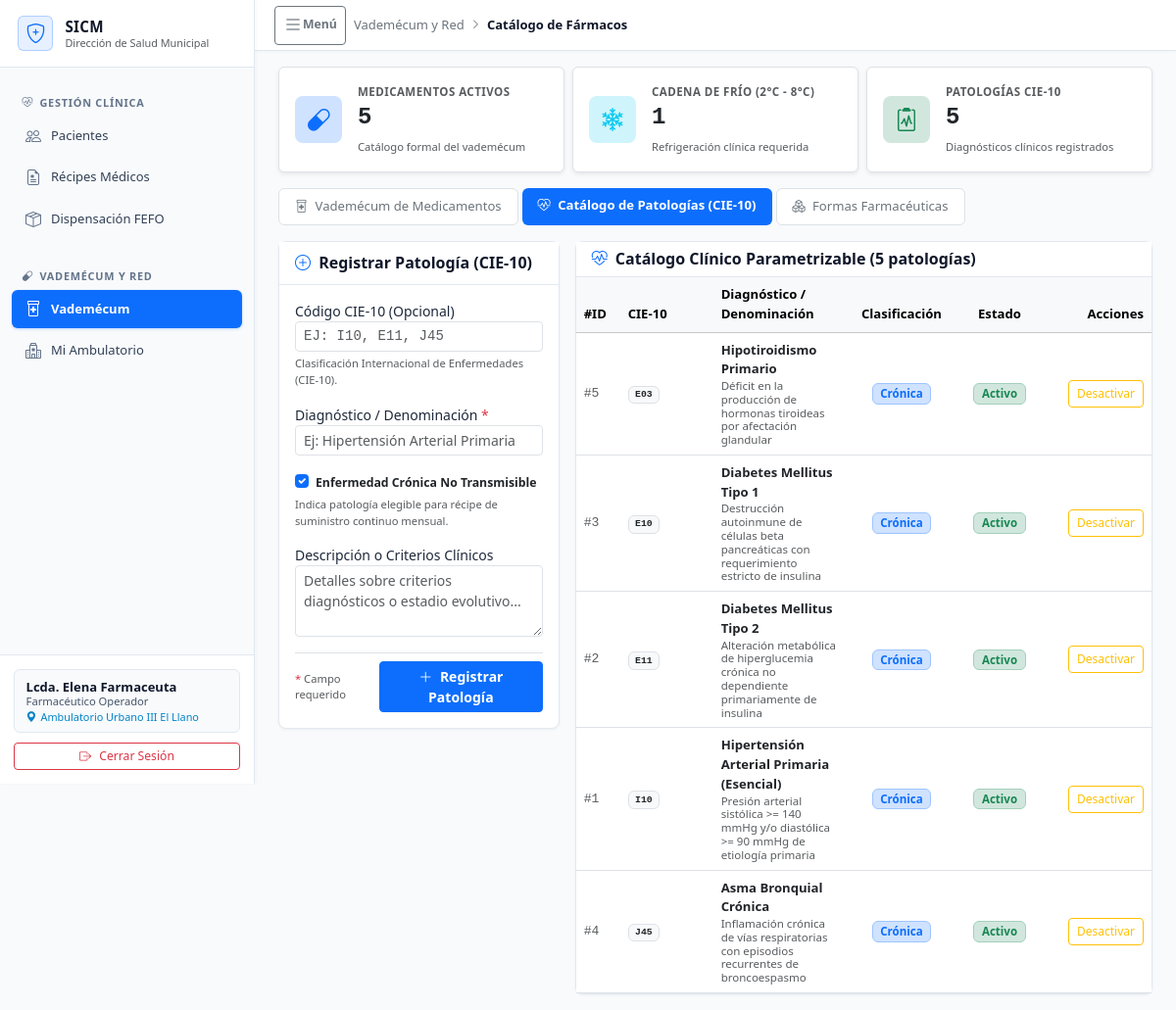
The app's page /index.php?tab=medicamentos&subtab=patologias (signed in), older data.
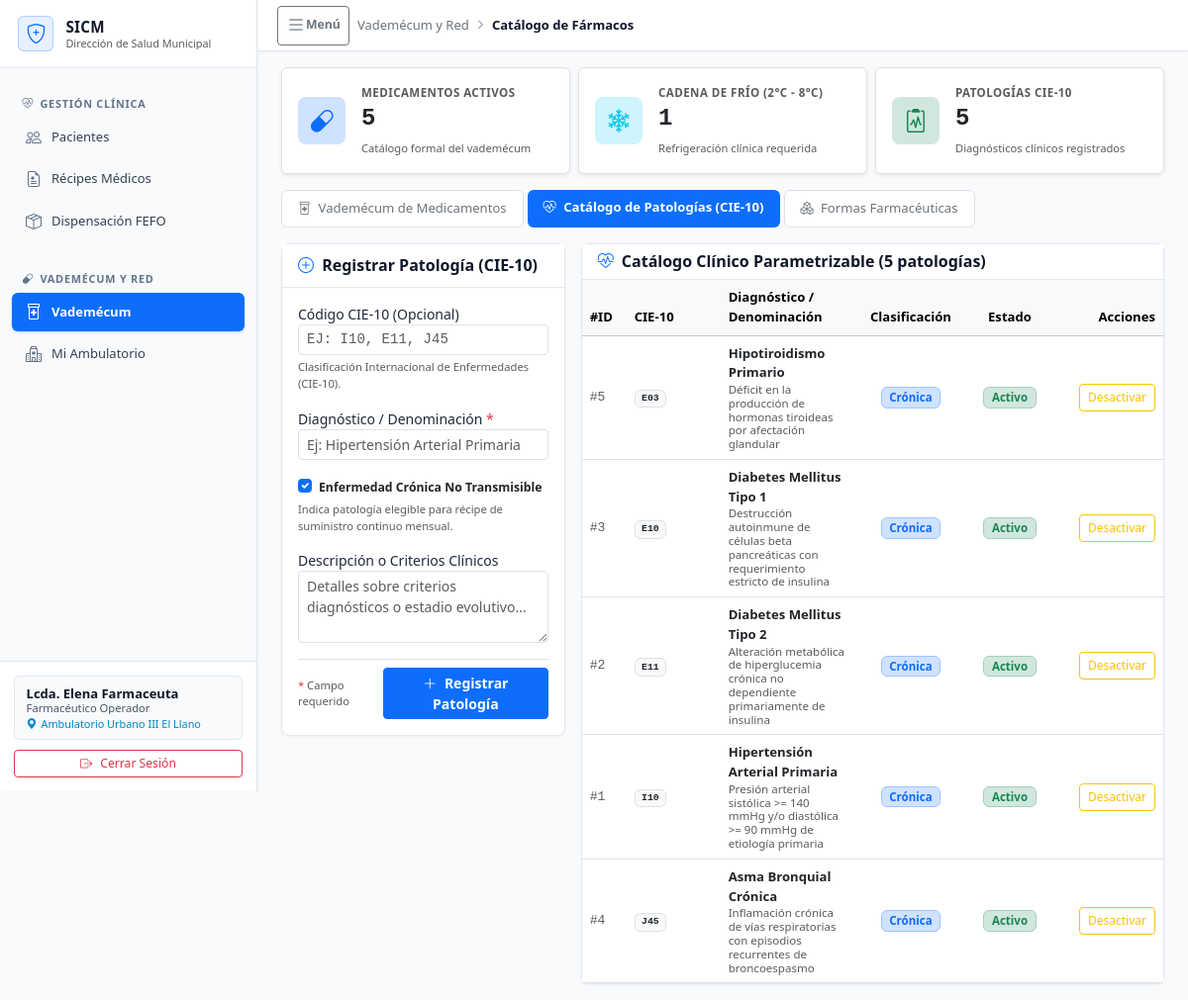
The same page, newer data.
### tables this page shows
CREATE TABLE IF NOT EXISTS configuracion_institucional (
    id INT PRIMARY KEY DEFAULT 1,
    nombre_sistema VARCHAR(120) NOT NULL DEFAULT 'Sistema Integrado de Control de Medicamentos',
    siglas_sistema VARCHAR(20) NOT NULL DEFAULT 'SICM',
    ente_rector VARCHAR(150) NOT NULL DEFAULT 'Red de Salud Municipal',
    municipio VARCHAR(100) NOT NULL DEFAULT 'Municipio Autónomo',
    logotipo_ruta VARCHAR(255) NULL,
    dias_alerta_fefo INT NOT NULL DEFAULT 60 COMMENT 'Días previos a caducidad para semáforo crítico/alerta',
    updated_at DATETIME NOT NULL DEFAULT CURRENT_TIMESTAMP ON UPDATE CURRENT_TIMESTAMP,
    CONSTRAINT chk_solo_una_fila CHECK (id = 1)
);

CREATE TABLE patologias (
    id INT AUTO_INCREMENT PRIMARY KEY,
    codigo_cie10 VARCHAR(10) NULL UNIQUE COMMENT 'Código internacional CIE-10 (ej: I10, E11)',
    nombre VARCHAR(120) NOT NULL UNIQUE COMMENT 'Ej: Hipertensión Arterial Primaria, Diabetes Mellitus Tipo 2',
    cronica TINYINT(1) NOT NULL DEFAULT 1 COMMENT '1 = Enfermedad crónica no transmisible, 0 = Aguda',
    descripcion VARCHAR(255) NULL,
    activo TINYINT(1) NOT NULL DEFAULT 1,
    created_at DATETIME NOT NULL DEFAULT CURRENT_TIMESTAMP
);

### src/helpers/configuracion.php (called while the page is built, shortened)
<?php
function obtenerConfiguracionInstitucional(PDO $pdo): array
{
    $fallback = [
        'id'               => 1,
        'nombre_sistema'   => 'Sistema Integrado de Control de Medicamentos',
        'siglas_sistema'   => 'SICM',
        'ente_rector'      => 'Red de Salud Municipal',
        'municipio'        => 'Municipio Autónomo',
        'logotipo_ruta'    => null,
        'dias_alerta_fefo' => 60,
        'updated_at'       => null
    ];
    try {
        $stmt = $pdo->query("SELECT * FROM configuracion_institucional WHERE id = 1 LIMIT 1");
        if ($stmt) {
            $row = $stmt->fetch(PDO::FETCH_ASSOC);
            if ($row) {
                $cacheConfig = [
                    'id'               => 1,
                    'nombre_sistema'   => !empty($row['nombre_sistema']) ? (string)$row['nombre_sistema'] : $fallback['nombre_sistema'],
                    'siglas_sistema'   => !empty($row['siglas_sistema']) ? (string)$row['siglas_sistema'] : $fallback['siglas_sistema'],
                    'ente_rector'      => !empty($row['ente_rector']) ? (string)$row['ente_rector'] : $fallback['ente_rector'],
                    'municipio'        => !empty($row['municipio']) ? (string)$row['municipio'] : $fallback['municipio'],
                    'logotipo_ruta'    => !empty($row['logotipo_ruta']) ? (string)$row['logotipo_ruta'] : null,
                    'dias_alerta_fefo' => isset($row['dias_alerta_fefo']) && is_numeric($row['dias_alerta_fefo']) ? (int)$row['dias_alerta_fefo'] : 60,
                    'updated_at'       => $row['updated_at'] ?? null,
                ];
                return $cacheConfig;
            }
        }
    } catch (Throwable $e) {
        error_log('[CONFIG INSTITUCIONAL FALLBACK]: ' . $e->getMessage());
    }
    $cacheConfig = $fallback;
    return $cacheConfig;
}

### src/views/tabs/medicamentos/subtab_patologias.php (the view, shortened to what the rows shown need)
<div class="row g-3">
    <div class="col-xl-8 col-lg-7">
        <div class="card-sicm">
            <div class="table-responsive">
                <table class="table table-hover align-middle mb-0" style="font-size: 0.82rem;">
                    <thead class="table-light">
                        <tr>
                            <th style="width: 45px;">#ID</th>
                            <th style="width: 95px;">CIE-10</th>
                            <th>Diagnóstico / Denominación</th>
                            <th class="text-center" style="width: 110px;">Clasificación</th>
                            <th class="text-center" style="width: 90px;">Estado</th>
                            <th class="text-end" style="width: 110px;">Acciones</th>
                        </tr>
                    </thead>
                    <tbody>
                        <?php if (empty($patologias)): ?>
                            <tr>
                                <td colspan="6" class="text-center text-muted py-4">
                                    No hay patologías registradas en el catálogo clínico.
                                </td>
                            </tr>
                        <?php else: ?>
                            <?php foreach ($patologias as $pat): ?>
                                <tr
                                    class="<?= ((int) $pat['activo'] === 0) ? 'table-secondary opacity-75' : '' ?>">
                                    <td class="font-monospace text-muted">#<?= $pat['id'] ?></td>
                                    <td>
                                        <?php if (!empty($pat['codigo_cie10'])): ?>
                                            <span class="badge bg-light text-dark border font-monospace">
                                                <?= htmlspecialchars($pat['codigo_cie10']) ?>
                                            </span>
                                        <?php else: ?>
                                            <span class="text-muted small"><em>(Sin CIE)</em></span>
                                        <?php endif; ?>
                                    </td>
                                    <td>
                                        <div class="fw-bold text-dark"><?= htmlspecialchars($pat['nombre']) ?>
                                        </div>
                                        <?php if (!empty($pat['descripcion'])): ?>
                                            <div class="text-muted small"
                                                style="font-size: 0.72rem; line-height: 1.2;">
                                                <?= htmlspecialchars($pat['descripcion']) ?>
                                            </div>
                                        <?php endif; ?>
                                    </td>
                                    <td class="text-center">
                                        <?php if ((int) $pat['cronica'] === 1): ?>
                                            <span
                                                class="badge bg-primary-subtle text-primary border border-primary-subtle"
                                                style="font-size: 0.72rem;">
                                                Crónica
                                            </span>
                                        <?php endif; ?>
                                    </td>
                                    <td class="text-center">
                                        <?php if ((int) $pat['activo'] === 1): ?>
                                            <span
                                                class="badge bg-success-subtle text-success border border-success-subtle"
                                                style="font-size: 0.72rem;">
                                                Activo
                                            </span>
                                        <?php endif; ?>
                                    </td>
                                    <td class="text-end">
                                        <form method="POST" action="procesar.php" class="d-inline"
                                            onsubmit="return confirm('¿Confirma que desea <?= ((int) $pat['activo'] === 1) ? 'desactivar' : 'reactivar' ?> la patología <?= htmlspecialchars(addslashes($pat['nombre'])) ?>?');">
                                            <button type="submit"
                                                class="btn btn-sm py-0.5 px-2 <?= ((int) $pat['activo'] === 1) ? 'btn-outline-warning' : 'btn-outline-success' ?>"
                                                style="font-size: 0.75rem;">
                                                <?= ((int) $pat['activo'] === 1) ? 'Desactivar' : 'Reactivar' ?>
                                            </button>
                                        </form>
                                    </td>
                                </tr>
                            <?php endforeach; ?>
                        <?php endif; ?>
                    </tbody>
                </table>
            </div>
        </div>
    </div>
</div>

### src/views/layout/sidebar.php (shortened to what the rows shown need)
<aside class="sicm-sidebar offcanvas-lg offcanvas-start" id="sidebarMenu" tabindex="-1"
            aria-labelledby="sidebarMenuLabel">
            <div class="sicm-sidebar-header d-flex align-items-center justify-content-between">
                <a href="index.php" class="sicm-sidebar-brand">
                    <div class="d-flex flex-column text-truncate" style="min-width: 0;">
                        <span class="brand-title text-truncate"
                            style="font-size: 0.95rem; line-height: 1.25;"><?= htmlspecialchars($configInst['siglas_sistema']) ?></span>
                        <span class="text-muted text-truncate" style="font-size: 0.68rem; line-height: 1.25;"
                            title="<?= htmlspecialchars($configInst['ente_rector']) ?>"><?= htmlspecialchars($configInst['ente_rector']) ?></span>
                    </div>
                </a>
            </div>
        </aside>

Row changes from the older to the newer data that the page shows:
changed patologias id 1: nombre "Hipertensión Arterial Primaria (Esencial)" → "Hipertensión Arterial Primaria"
